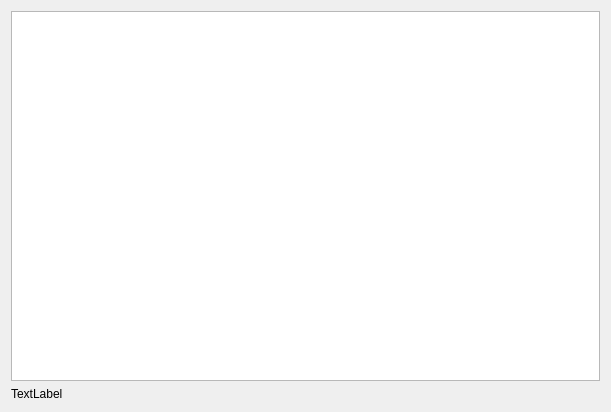
<?xml version="1.0" encoding="UTF-8"?>
<ui version="4.0">
 <class>Form</class>
 <widget class="QDialog" name="Form">
  <property name="geometry">
   <rect>
    <x>0</x>
    <y>0</y>
    <width>611</width>
    <height>412</height>
   </rect>
  </property>
  <property name="windowTitle">
   <string>Form</string>
  </property>
  <layout class="QVBoxLayout" name="verticalLayout_2">
   <item>
    <layout class="QVBoxLayout" name="verticalLayout">
     <item>
      <widget class="QGraphicsView" name="graphicsView"/>
     </item>
     <item>
      <widget class="QLabel" name="label">
       <property name="text">
        <string>TextLabel</string>
       </property>
      </widget>
     </item>
    </layout>
   </item>
  </layout>
 </widget>
 <resources/>
 <connections/>
</ui>
